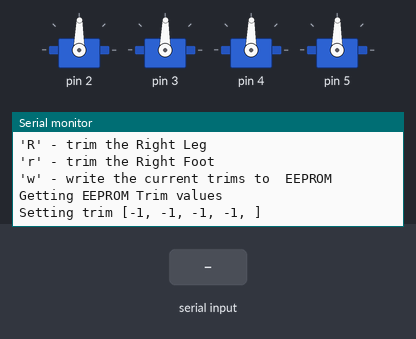
Bench run of a sketch on a simulated Arduino Uno, built with avr-gcc and run on an emulated ATmega328P. Shown: 4 × servo, the last lines printed to the serial monitor. The inputs (shaded band) are chosen by the test bench.

Above: at 1.2 s.
1.3 s: "L\n" received over Serial
At 2.0 s:
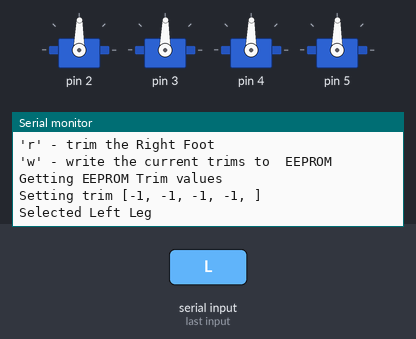
2.8 s: "l\n" received over Serial
At 3.2 s:
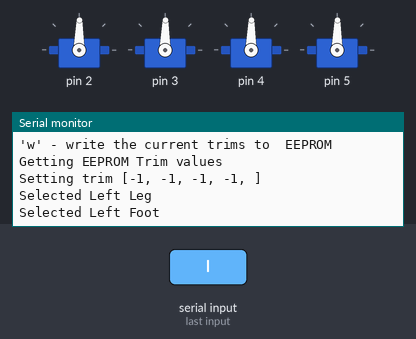
4.3 s: "R\n" received over Serial
At 5.5 s:
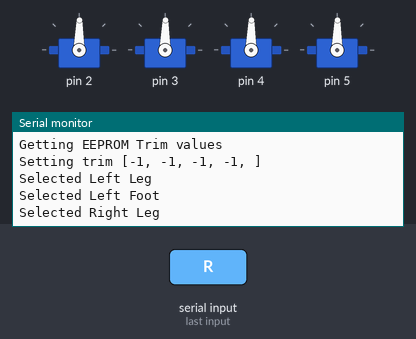

Measured:
- after the input at 1.3 s, the serial monitor: prints a new line at once (image 1)
- after the input at 2.8 s, the serial monitor: prints a new line at once (image 2)
- after the input at 4.3 s, the serial monitor: prints a new line at once (image 3)

The sketch:

OTTO_calibration.ino
```cpp
//----------------------------------------------------------------
//-- Otto Easy calibration
//-- With this code you can calibrate the servo motors butit will require to adjust the TRIM values
//-- April 2019: Designed to work with the basic Otto but could be compatible with PLUS or Humanoid or other biped robots
//-- September 2019: Added Interactive interface
/******************************************************************************************************
  Make sure to have installed all libraries: https://wikifactory.com/+OttoDIY/otto-diy
  Otto DIY invests time and resources providing open source code and hardware,
  please support by purchasing kits from (https://www.ottodiy.com)

  BSD license, all text above must be included in any redistribution
 *******************************************************************/
//-- VERY IMPORTANT only calibrate ONE TIME per board!to avoid damage EEPROM memory
//-----------------------------------------------------------------
#include <Otto.h>
#include <Servo.h>
#include <Oscillator.h>
#include <EEPROM.h>
Otto Otto;

int positions[] = {90, 90, 90, 90};

uint8_t servo = 0;
int8_t trims[4] = {0,0,0,0};

// Set all 4 trim values

void setTrims(void)
{
  Otto.setTrims(trims[0], trims[1], trims[2], trims[3]);
  Serial.print("Setting trim [");
  for( int x = 0; x < 4 ; x++)
  {
    Serial.print(trims[x]);
    Serial.print(", ");
  }
  Serial.println("]");
}

// printout the help screen

void help(void)
{
  Serial.println("This is used to set the trim on the servos for 'Otto'");
  Serial.println("The interface uses single character controls");
  Serial.println("");
  Serial.println("'e' - read EEPROM trims and use them");
  Serial.println("'h' - this message");
  Serial.println("'+' - add to the trim");
  Serial.println("'-' - subtract from the trim");
  Serial.println("'L' - trim the Left Leg");
  Serial.println("'l' - trim the Left Foot");
  Serial.println("'R' - trim the Right Leg");
  Serial.println("'r' - trim the Right Foot");
  Serial.println("'w' - write the current trims to  EEPROM");
  Serial.println("");
}

// process the user input char

void processChar(char c)
{
  // see if the first char is a number or a command char

  switch(c) {
    case 'h':
    case 'H':
      help();
      break;
    case 'L':
      // set the servo to left leg
      Serial.println("Selected Left Leg");
      servo = 0;
      break;
    case 'l':
      Serial.println("Selected Left Foot");
      servo = 2;
      break;
    case 'R':
      Serial.println("Selected Right Leg");
      servo = 1;
      break;
    case 'r':
      Serial.println("Selected Right Foot");
      servo = 3;
      break;
    case '+':
      trims[servo]++;
      setTrims();
      break;
    case '-':
      trims[servo]--;
      setTrims();
      break;
    case 'e':
      for (int i = 0; i < 4; i++)
      {
        int servo_trim = EEPROM.read(i);

        if (servo_trim > 128)
          servo_trim -= 256;

        trims[i] = servo_trim;
      }
      setTrims();
      break;
    case 'w':
    case 'W':
      // write the values out to EEPROM
      Otto.saveTrimsOnEEPROM();
      Serial.println("Values written to EEPROM");
      break;
    case '\n':
    case '\r':
      break;
    default:
      Serial.print("Unknown command (");
      Serial.print(c);
      Serial.println(")");
      break;
  }
  Otto._moveServos(10, positions);
}

// init all things

void setup(void)
{
  // Init Serial port

  Serial.begin(57600);

  // init Otto

  Otto.init(2, 3, 4, 5, false);

  help();

  // read the EEPROM and use those values

  for (int i = 0; i < 4; i++)
  {
    int servo_trim = EEPROM.read(i);

    if (servo_trim > 128)
      servo_trim -= 256;

    trims[i] = servo_trim;
  }

  Serial.println("Getting EEPROM Trim values");
  // set the trims

  setTrims();

  Otto._moveServos(10, positions);
}

// see if the user wants anything

void loop()  // test comparing before & after function
{
  Otto.home();

  // get input from Serial port

  while(Serial.available() > 0)
  {
    processChar(Serial.read());
  }

 // delay(4000);
 // Otto.updown(6, 500, BIG);
 // delay(2000);
 //
 // Otto.walk(4,1800);
 //delay(2000);
}
```
